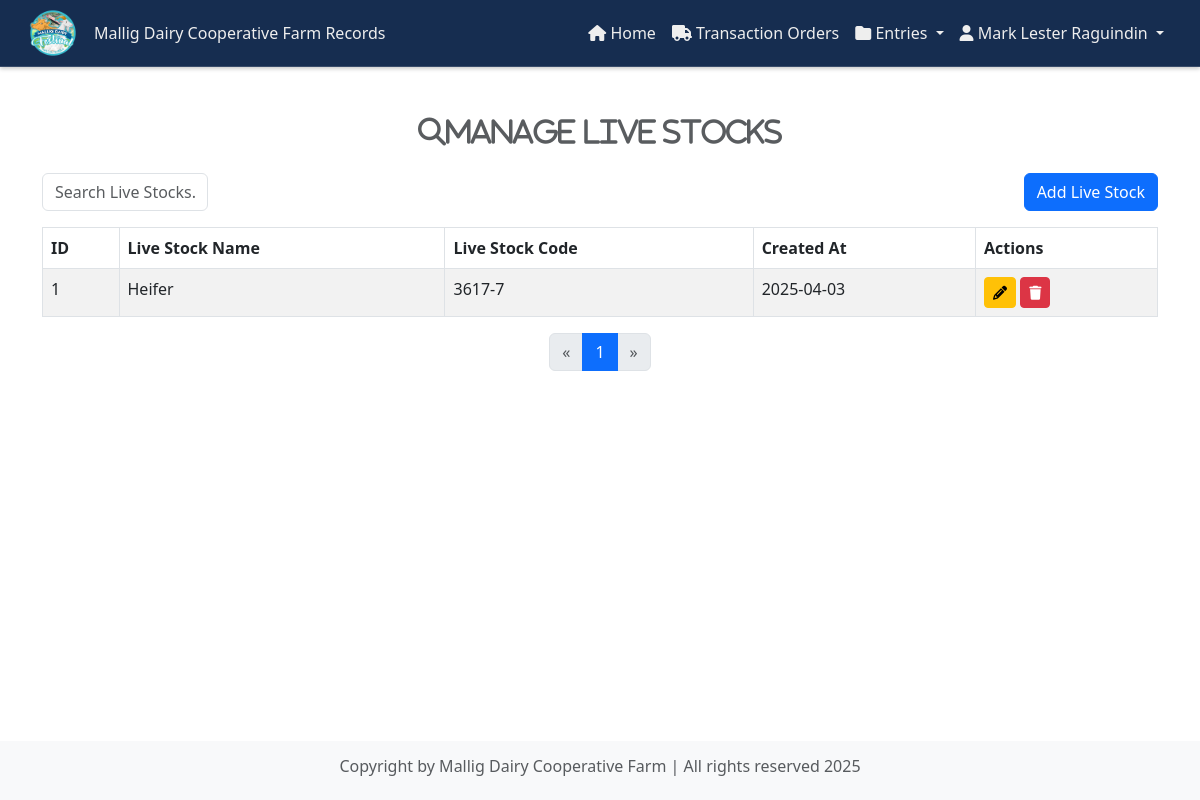
The app's page /admin/manage_stocks.php (signed in) with its own data.
### tables this page shows
CREATE TABLE `live_stocks` (
  `id` int(11) NOT NULL,
  `live_stock_name` varchar(100) NOT NULL,
  `live_stock_code` varchar(100) NOT NULL,
  `created_at` date NOT NULL
);

### admin/manage_stocks.php (the view, shortened to what this page needs)
<?php
include '../components/config.php';
$limit = 5;
$page = isset($_GET['page']) ? (int)$_GET['page'] : 1;
$offset = ($page - 1) * $limit;
$query = "SELECT COUNT(*) FROM live_stocks";
$result = mysqli_query($con, $query);
$total_records = mysqli_fetch_array($result)[0];
$total_pages = ceil($total_records / $limit);
$query = "SELECT * FROM live_stocks LIMIT $limit OFFSET $offset";
$result = mysqli_query($con, $query);
$live_stocks = mysqli_fetch_all($result, MYSQLI_ASSOC);
?>
<!DOCTYPE html>
<html lang="en">
<head>
    <link href="https://cdn.jsdelivr.net/npm/bootstrap@5.3.0-alpha1/dist/css/bootstrap.min.css" rel="stylesheet">
    <link rel="stylesheet" href="https://cdnjs.cloudflare.com/ajax/libs/font-awesome/6.0.0/css/all.min.css">
    <link rel="stylesheet" href="../style/dashboard.css">
    <link rel="stylesheet" href="https://cdnjs.cloudflare.com/ajax/libs/font-awesome/6.7.2/css/all.min.css">
    <link rel="stylesheet" href="../style/header.css">
    <link rel="stylesheet" href="../style/dashboard_responsive.css">
</head>
<body>
    <?php include '../components/admin_header.php'; ?>
    <div class="container mt-5">
        <h3 class="text-center mb-4 text-muted"><i class="fas fa-magnifying-glass">Manage Live Stocks</i></h3>
        <div class="row mb-3">
            <div class="col-md-2">
                <input type="text" id="searchInput" class="form-control" placeholder="Search Live Stocks...">
            </div>
            <div class="col text-end">
                <button class="btn btn-primary" data-bs-toggle="modal" data-bs-target="#addLiveStockModal">Add Live Stock</button>
            </div>
        </div>
        <table class="table table-bordered table-striped">
            <thead>
                <tr>
                    <th>ID</th>
                    <th>Live Stock Name</th>
                    <th>Live Stock Code</th>
                    <th>Created At</th>
                    <th>Actions</th>
                </tr>
            </thead>
            <tbody id="liveStockTable">
                <?php foreach ($live_stocks as $stock): ?>
                    <tr>
                        <td><?php echo $stock['id']; ?></td>
                        <td><?php echo $stock['live_stock_name']; ?></td>
                        <td><?php echo $stock['live_stock_code']; ?></td>
                        <td><?php echo $stock['created_at']; ?></td>
                        <td>
                            <button class="btn btn-warning btn-sm edit-btn" data-id="<?php echo $stock['id']; ?>" data-name="<?php echo $stock['live_stock_name']; ?>" data-code="<?php echo $stock['live_stock_code']; ?>"><i class="fas fa-pencil"></i></button>
                            <button class="btn btn-danger btn-sm delete-btn" data-id="<?php echo $stock['id']; ?>"><i class="fas fa-trash"></i></button>
                        </td>
                    </tr>
                <?php endforeach; ?>
            </tbody>
        </table>
        <nav aria-label="Page navigation">
            <ul class="pagination justify-content-center">
                <li class="page-item <?php echo ($page <= 1) ? 'disabled' : ''; ?>">
                    <a class="page-link" href="?page=<?php echo $page - 1; ?>" aria-label="Previous">
                        <span aria-hidden="true">&laquo;</span>
                    </a>
                </li>
                <?php for ($i = 1; $i <= $total_pages; $i++): ?>
                    <li class="page-item <?php echo ($i == $page) ? 'active' : ''; ?>">
                        <a class="page-link" href="?page=<?php echo $i; ?>"><?php echo $i; ?></a>
                    </li>
                <?php endfor; ?>
                <li class="page-item <?php echo ($page >= $total_pages) ? 'disabled' : ''; ?>">
                    <a class="page-link" href="?page=<?php echo $page + 1; ?>" aria-label="Next">
                        <span aria-hidden="true">&raquo;</span>
                    </a>
                </li>
            </ul>
        </nav>
    </div>
    <?php include '../components/footer.php'; ?>
</body>
</html>

### components/footer.php (style rules this page uses)
body { display: flex; flex-direction: column; min-height: 100vh; margin: 0; }

### records on screen
live_stocks: id "1", live_stock_name "Heifer", live_stock_code "3617-7", created_at "2025-04-03"

### other values on screen
$_SESSION['name'] "Mark Lester Raguindin"
